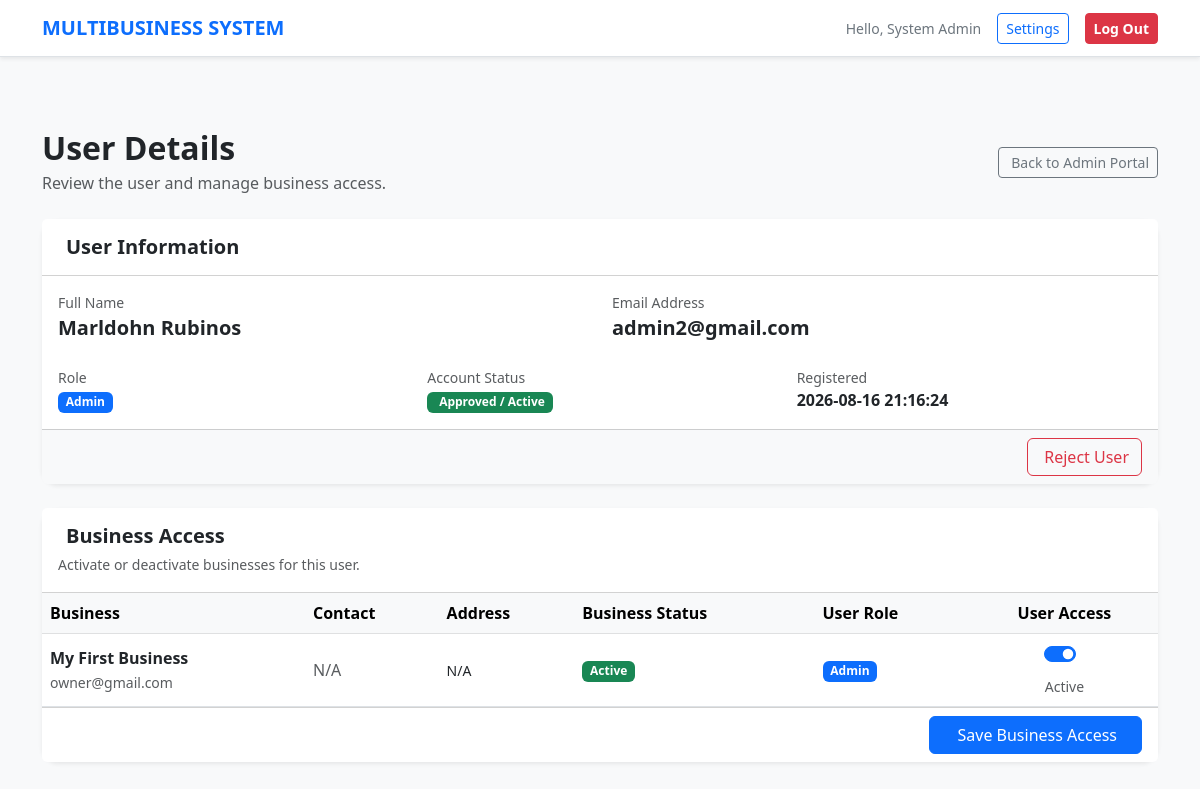
The app's page /public/index.php?page=admin_user_details&id=5 (signed in) with its own data.
### tables this page shows
CREATE TABLE `users` (
  `id` int(11) NOT NULL,
  `name` varchar(150) NOT NULL,
  `email` varchar(150) NOT NULL,
  `password` varchar(255) NOT NULL,
  `role` enum('super_admin','admin','staff') NOT NULL DEFAULT 'staff',
  `status` enum('active','inactive','pending') NOT NULL DEFAULT 'active',
  `created_at` timestamp NOT NULL DEFAULT current_timestamp(),
  `updated_at` timestamp NULL DEFAULT NULL ON UPDATE current_timestamp()
);

CREATE TABLE `businesses` (
  `id` int(11) NOT NULL,
  `name` varchar(150) NOT NULL,
  `email` varchar(150) DEFAULT NULL,
  `phone` varchar(50) DEFAULT NULL,
  `address` text DEFAULT NULL,
  `status` enum('active','inactive') NOT NULL DEFAULT 'active',
  `created_at` timestamp NOT NULL DEFAULT current_timestamp(),
  `updated_at` timestamp NULL DEFAULT NULL ON UPDATE current_timestamp()
);

### resources/admin_user_details.php (the view, shortened to what this page needs)
<?php
$pdo = Database::getConnection();
$targetUserId = (int)($_GET['id'] ?? 0);
$stmt = $pdo->prepare("
    SELECT
        id,
        name,
        email,
        role,
        status,
        created_at,
        updated_at
    FROM users
    WHERE id = ?
    LIMIT 1
");
$stmt->execute([$targetUserId]);
$user = $stmt->fetch(PDO::FETCH_ASSOC);
$stmt = $pdo->query("
    SELECT
        id,
        name,
        email,
        phone,
        address,
        status,
        created_at
    FROM businesses
    ORDER BY name ASC
");
$businesses = $stmt->fetchAll(PDO::FETCH_ASSOC);
$stmt = $pdo->prepare("
    SELECT
        business_id,
        role
    FROM business_users
    WHERE user_id = ?
");
$stmt->execute([$targetUserId]);
$userBusinesses = [];
foreach ($stmt->fetchAll(PDO::FETCH_ASSOC) as $row) {
    $userBusinesses[(int)$row['business_id']] = $row['role'];
}
include __DIR__ . '/partials/header.php';
?>
<div class="container py-4">
    <div class="d-flex justify-content-between align-items-center mb-4">
        <div>
            <h2 class="fw-bold mb-1">
                User Details
            </h2>
            <p class="text-muted mb-0">
                Review the user and manage business access.
            </p>
        </div>
        <a
            href="index.php?page=admin_portal"
            class="btn btn-outline-secondary btn-sm"
        >
            Back to Admin Portal
        </a>
    </div>
    <div class="card shadow-sm border-0 rounded-4 mb-4">
        <div class="card-header bg-white py-3">
            <h5 class="fw-bold mb-0">
                User Information
            </h5>
        </div>
        <div class="card-body">
            <div class="row g-4">
                <div class="col-md-6">
                    <div class="text-muted small">
                        Full Name
                    </div>
                    <div class="fw-bold fs-5">
                        <?= htmlspecialchars($user['name']) ?>
                    </div>
                </div>
                <div class="col-md-6">
                    <div class="text-muted small">
                        Email Address
                    </div>
                    <div class="fw-bold fs-5">
                        <?= htmlspecialchars($user['email']) ?>
                    </div>
                </div>
                <div class="col-md-4">
                    <div class="text-muted small">
                        Role
                    </div>
                    <?php
                    $role = $user['role'] ?? 'staff';
                    $roleClass = 'secondary';
                    if ($role === 'super_admin') {
                        $roleClass = 'danger';
                    } elseif ($role === 'admin') {
                        $roleClass = 'primary';
                    } elseif ($role === 'staff') {
                        $roleClass = 'secondary';
                    }
                    ?>
                    <span class="badge bg-<?= $roleClass ?>">
                        <?= htmlspecialchars(
                            ucwords(str_replace('_', ' ', $role))
                        ) ?>
                    </span>
                </div>
                <div class="col-md-4">
                    <div class="text-muted small">
                        Account Status
                    </div>
                    <?php
                    $userStatus = $user['status'] ?? 'pending';
                    if ($userStatus === 'active'):
                    ?>
                        <span class="badge bg-success">
                            Approved / Active
                        </span>
                    <?php endif; ?>
                </div>
                <div class="col-md-4">
                    <div class="text-muted small">
                        Registered
                    </div>
                    <div class="fw-semibold">
                        <?= htmlspecialchars(
                            $user['created_at']
                        ) ?>
                    </div>
                </div>
            </div>
        </div>
        <div class="card-footer bg-light">
            <div class="d-flex justify-content-end gap-2">
                <?php if ($userStatus === 'active'): ?>
                    <form
                        method="POST"
                        onsubmit="return confirm('Reject this user?');"
                    >
                        <button
                            type="submit"
                            class="btn btn-outline-danger"
                        >
                            Reject User
                        </button>
                    </form>
                <?php endif; ?>
            </div>
        </div>
    </div>
    <div class="card shadow-sm border-0 rounded-4">
        <div class="card-header bg-white py-3">
            <h5 class="fw-bold mb-1">
                Business Access
            </h5>
            <small class="text-muted">
                Activate or deactivate businesses for this user.
            </small>
        </div>
        <form method="POST">
            <?php if (empty($businesses)): ?>
                <div class="p-4 text-center">
                    <i
                        class="bi bi-buildings text-muted"
                        style="font-size:3rem;"
                    ></i>
                    <p class="text-muted mt-3 mb-0">
                        No businesses found.
                    </p>
                </div>
            <?php else: ?>
                <div class="table-responsive">
                    <table class="table table-hover align-middle mb-0">
                        <thead class="table-light">
                            <tr>
                                <th>
                                    Business
                                </th>
                                <th>
                                    Contact
                                </th>
                                <th>
                                    Address
                                </th>
                                <th>
                                    Business Status
                                </th>
                                <th>
                                    User Role
                                </th>
                                <th class="text-center">
                                    User Access
                                </th>
                            </tr>
                        </thead>
                        <tbody>
                            <?php foreach ($businesses as $business): ?>
                                <?php
                                $businessId = (int)$business['id'];
                                $hasAccess = isset(
                                    $userBusinesses[$businessId]
                                );
                                $businessStatus =
                                    $business['status'] ?? 'active';
                                ?>
                                <tr>
                                    <td>
                                        <div class="fw-bold">
                                            <?= htmlspecialchars(
                                                $business['name']
                                            ) ?>
                                        </div>
                                        <?php if (!empty($business['email'])): ?>
                                            <small class="text-muted">
                                                <?= htmlspecialchars(
                                                    $business['email']
                                                ) ?>
                                            </small>
                                        <?php endif; ?>
                                    </td>
                                    <td>
                                        <?php if (!empty($business['phone'])): ?>
                                            <i class="bi bi-telephone me-1"></i>
                                            <?= htmlspecialchars(
                                                $business['phone']
                                            ) ?>
                                        <?php else: ?>
                                            <span class="text-muted">
                                                N/A
                                            </span>
                                        <?php endif; ?>
                                    </td>
                                    <td>
                                        <small>
                                            <?= !empty($business['address'])
                                                ? htmlspecialchars(
                                                    $business['address']
                                                )
                                                : 'N/A'
                                            ?>
                                        </small>
                                    </td>
                                    <td>
                                        <?php if (
                                            $businessStatus === 'active'
                                        ): ?>
                                            <span class="badge bg-success">
                                                Active
                                            </span>
                                        <?php else: ?>
                                            <span class="badge bg-secondary">
                                                Inactive
                                            </span>
                                        <?php endif; ?>
                                    </td>
                                    <td>
                                        <?php if ($hasAccess): ?>
                                            <span class="badge bg-primary">
                                                <?= htmlspecialchars(
                                                    ucwords(
                                                        str_replace(
                                                            '_',
                                                            ' ',
                                                            $userBusinesses[$businessId]
                                                        )
                                                    )
                                                ) ?>
                                            </span>
                                        <?php else: ?>
                                            <span class="text-muted">
                                                Not Assigned
                                            </span>
                                        <?php endif; ?>
                                    </td>
                                    <td class="text-center">
                                        <div class="form-check form-switch d-inline-block">
                                            <input
                                                type="checkbox"
                                                class="form-check-input"
                                                name="business[<?= $businessId ?>][active]"
                                                value="1"
                                                <?= $hasAccess ? 'checked' : '' ?>
                                                <?= $businessStatus !== 'active' ? 'disabled' : '' ?>
                                            >
                                        </div>
                                        <div>
                                            <small class="text-muted">
                                                <?= $hasAccess
                                                    ? 'Active'
                                                    : 'Inactive'
                                                ?>
                                            </small>
                                        </div>
                                    </td>
                                </tr>
                            <?php endforeach; ?>
                        </tbody>
                    </table>
                </div>
                <div class="card-footer bg-white">
                    <div class="d-flex justify-content-end">
                        <button
                            type="submit"
                            class="btn btn-primary px-4"
                        >
                            Save Business Access
                        </button>
                    </div>
                </div>
            <?php endif; ?>
        </form>
    </div>
</div>
<?php include __DIR__ . '/partials/footer.php'; ?>

### records on screen
users: name "Marldohn Rubinos", email "admin2@gmail.com", role "Admin", created_at "2026-08-16 21:16:24"
businesses: name "My First Business", email "owner@gmail.com", phone "N/A", address "N/A", shows "Active", id "Admin", status "☑"

### other values on screen
$_SESSION['name'] "System Admin"
